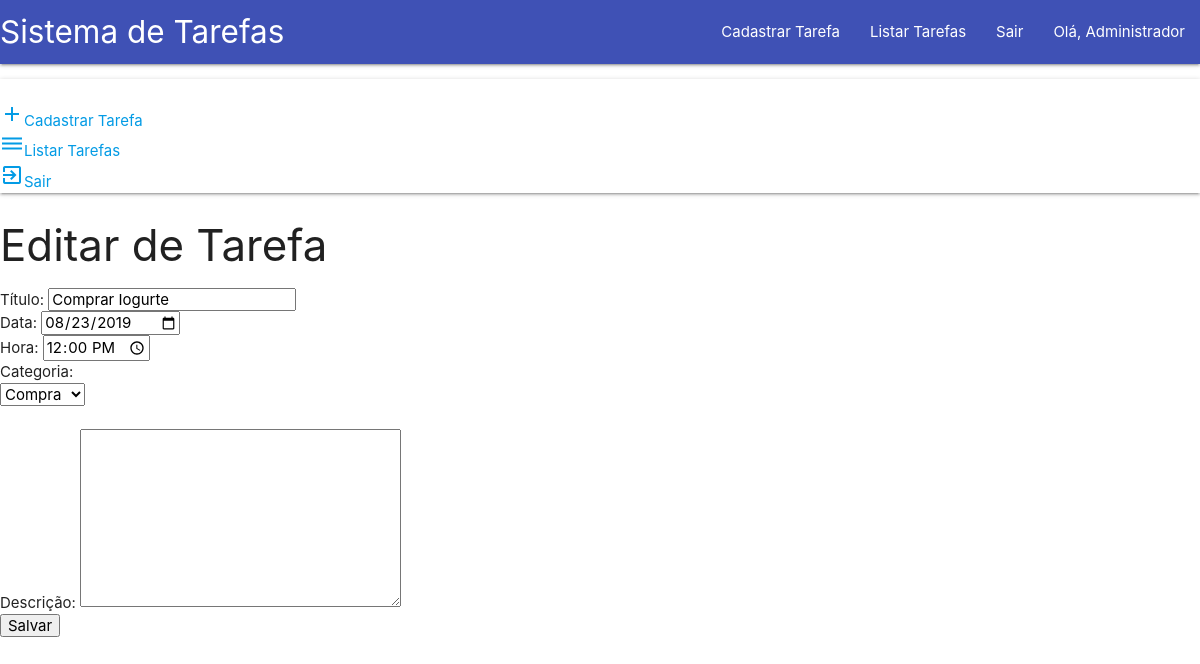
The app's page /editar_tarefa.php?cod=7 (signed in) with its own data.
### tables this page shows
CREATE TABLE `tarefas` (
  `cod` int(11) NOT NULL AUTO_INCREMENT,
  `titulo` varchar(45) NOT NULL,
  `data` date NOT NULL,
  `hora` time NOT NULL,
  `descricao` varchar(255) DEFAULT NULL,
  `usuario_cod` int(11) NOT NULL,
  `categoria_cod` int(11) NOT NULL,
  PRIMARY KEY (`cod`),
  KEY `fk_tarefas_usuario1` (`usuario_cod`),
  KEY `fk_tarefas_categoria1` (`categoria_cod`),
  CONSTRAINT `fk_tarefas_categoria1` FOREIGN KEY (`categoria_cod`) REFERENCES `categoria_tarefa` (`cod`) ON DELETE NO ACTION ON UPDATE NO ACTION,
  CONSTRAINT `fk_tarefas_usuario1` FOREIGN KEY (`usuario_cod`) REFERENCES `usuario` (`cod`) ON DELETE NO ACTION ON UPDATE NO ACTION
);

CREATE TABLE `categoria_tarefa` (
  `cod` int(11) NOT NULL,
  `nome` varchar(45) NOT NULL,
  PRIMARY KEY (`cod`)
);

### editar_tarefa.php (the view, shortened to what this page needs)
<?php
    require_once("bloqueio.php");
    $sql = "SELECT * FROM categoria_tarefa";
    $result_cat = mysqli_query($con, $sql);
    $cod = $_GET['cod'];
    $sql2 = "SELECT * FROM tarefas where cod = $cod";
    $result_tarefas = mysqli_query($con, $sql2);
    $tarefa = mysqli_fetch_array($result_tarefas);
?>
<!DOCTYPE html>
<html lang="pt-br">
<head>
</head>
<body>
<?php  require_once("header.php");?>
    <h3>Editar de Tarefa</h3>
    <form action="db/edit_tarefa.php" method="post">
        Título:
        <input type="text" name="titulo" value="<?=$tarefa['titulo'] ?>"> <br>
        Data:
        <input type="date" name="data" value="<?= $tarefa['data']?>"> <br>
        Hora:
        <input type="time" name="hora" value="<?= $tarefa['hora']?>"> <br>
        Categoria:
        <select name="categoria" value="categoria" style="display: flex;">
        <?php
        foreach($result_cat as $dados)
        {
        ?>
            <option value="<?php echo $dados['cod']?>"
                <?php
                    if($dados['cod'] == $tarefa['categoria_cod']){
                        echo "selected";
                    }
                ?>
            >
                <?php echo $dados['nome']?>
            </option>
        <?php } ?>
        </select> <br>
        Descrição:
        <textarea name="descricao" id="" cols="30" rows="10" value="<?php echo $tarefa['descricao']?>">  </textarea> <br>
        <button>Salvar</button>
    </form>
    <?php require_once "footer.php"; ?>

### records on screen
tarefas: titulo "Comprar Iogurte", data "08/23/2019", hora "12:00:00", categoria "Compra"

### other values on screen
$_SESSION['nome'] "Administrador"
